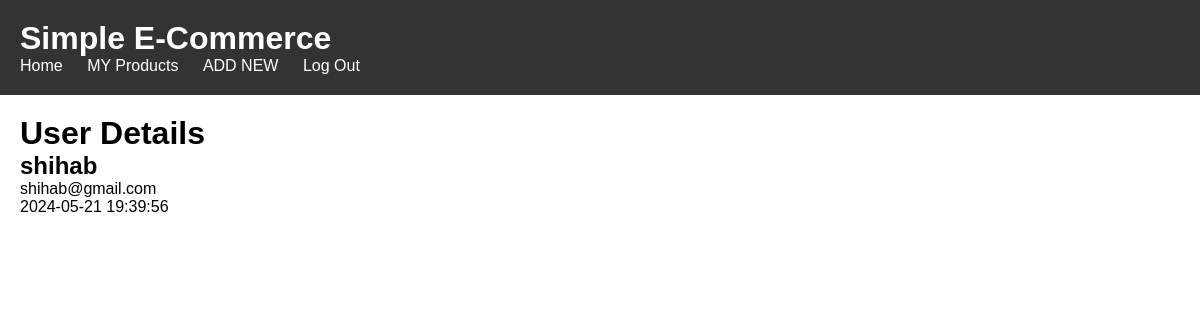
The app's page /userDetails.php (signed in) with its own data.
### tables this page shows
CREATE TABLE `users` (
  `id` int(6) UNSIGNED NOT NULL,
  `u_name` varchar(30) NOT NULL,
  `email` varchar(50) NOT NULL,
  `u_password` varchar(30) NOT NULL,
  `reg_date` timestamp NOT NULL DEFAULT current_timestamp() ON UPDATE current_timestamp()
);

### userDetails.php (the view, shortened to what this page needs)
<?php
$servername = "localhost";
$db_username = "root";
$db_password = "";
$dbname = "ecom";
$conn = new mysqli($servername, $db_username, $db_password, $dbname);
    $userId = $_SESSION['id'];
$sql = "SELECT u.id, u.u_name, u.email, u.u_password,  u.reg_date
            FROM users u";
    $result = $conn->query($sql);
?>
<!DOCTYPE html>
<html lang="en">
<head>
  <link rel="stylesheet" href="styles.css">
</head>
<body>
  <?php include 'border.php'; ?>
  <main>
  <div class="container">
        <h1>User Details</h1>
                <?php
        if ($result->num_rows > 0) {
            echo '<div class="product-wrapper">';
        while($row = $result->fetch_assoc()) {
                if($userId == $row["id"]){
                echo '<div class="user">';
                echo '<h2 class="user-name">' . htmlspecialchars($row["u_name"]) . '</h2>';
                echo '<p class="user-email">' . htmlspecialchars($row["email"]) . '</p>';
                echo '<p class="user-reg">' . htmlspecialchars($row["reg_date"]) . '</p>';
                echo '</div>';
            }
            }
            echo '</div>';
        } else {
            echo "0 results";
        }
        ?>
    </div>
  </main>
</body>
</html>

### styles.css (style rules this page uses)
body { font-family: Arial, sans-serif; }
main { display: flex; flex-wrap: wrap; padding: 20px; flex-direction: column; }
.product-wrapper { display: grid; grid-template-columns: 1fr 1fr 1fr 1fr; }

### border_style.css (style rules this page uses)
* { margin: 0; padding: 0; box-sizing: border-box; }

### records on screen
users: u_name "shihab", email "shihab@gmail.com", reg_date "2024-05-21 19:39:56"
